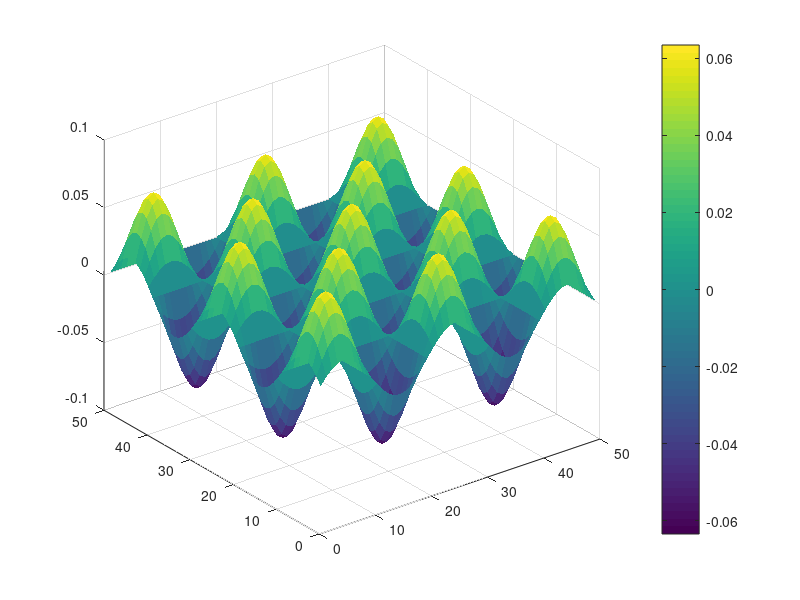

MATLAB code for this plot:
% close all

a=0.1;

H=2000;

L=20;

x=1:300;
y=1:300;

z=910;


[x1, y1]=meshgrid(x,y);

qv= a * exp(-z/H) * sin(2*pi*(x1/L-0)).*sin(2*pi*(y1/L-0));
%qv=0.01*sin((x1+y1)/L*pi/2);
%figure
surf(x1(1:50,1:50),y1(1:50,1:50),qv(1:50,1:50),'Linestyle','none')
%surf(x1(1:100,1:100),y1(1:100,1:100),qv(1:100,1:100),'Linestyle','none')
colorbar


% [X,Y] = meshgrid(1:0.5:10,1:20);
% Z = sin(X) + cos(Y);
% C = X.*Y;
% figure
% surf(X,Y,Z,C)
% colorbar


% t=0:0.1:10;
% fx=exp(t);
% figure
% plot(t,fx)



